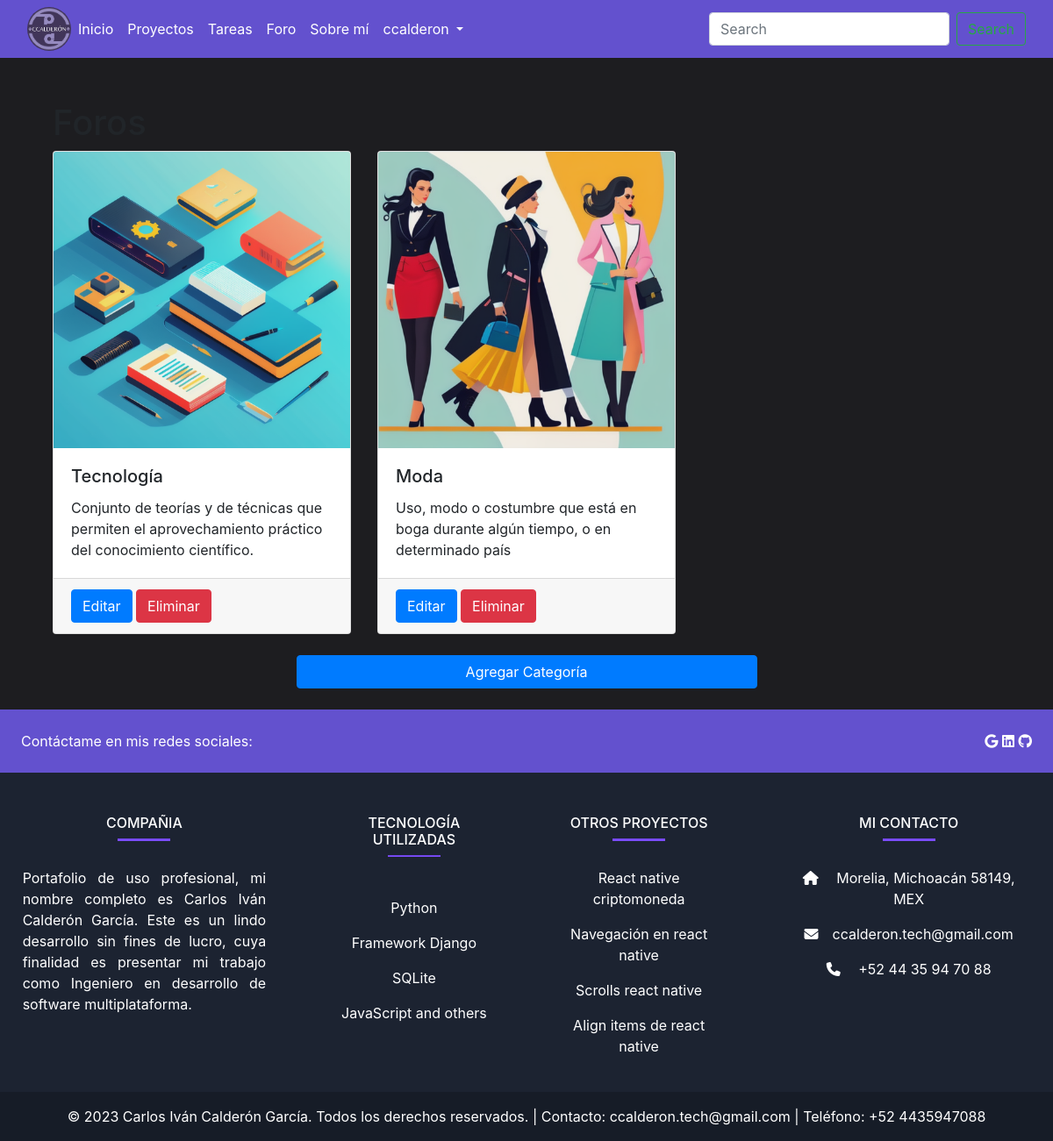
The app's page /foros/ (signed in) with its own data.
### blog/models.py (models this page shows, shortened)
class CategoriaForo(models.Model):
    nombre = models.CharField(max_length=100)
    descripcion = models.TextField()
    fecha_creacion = models.DateTimeField(auto_now_add=True)
    fecha_modificacion = models.DateTimeField(auto_now=True)
    imagen = models.ImageField(upload_to='categoria_imagenes/', blank=True)
    class Meta:
        permissions = [
            ("crear_categoriaforo", "Puede agregar categoría de foro"),
            ("editar_categoriaforo", "Puede agregar categoría de foro"),
            ("eliminar_categoriaforo", "Puede eliminar categoría de foro"),
        ]

### blog/views.py (the view)
# urls.py: path("foros/", views.foros, name="foros"),
def foros(request):
    categorias = CategoriaForo.objects.all()
    return render(request, "foros.html", {"categorias": categorias})

### blog/templates/foros.html
{% extends 'base.html' %}
{% load static %}
{% block content %}
<div class="container">
  <h1>Foros</h1>
  <div class="row">
    {% for categoria in categorias %}
    <div class="col-lg-4 col-md-6 mb-4">
      <div class="card">
        {% if categoria.imagen %}
        <img src="{{ categoria.imagen.url }}" class="card-img-top" alt="{{ categoria.nombre }}">
        {% else %}
        <div class="no-imagen">No hay imagen disponible</div>
        {% endif %}
        <div class="card-body">
          <h5 class="card-title">{{ categoria.nombre }}</h5>
          <p class="card-text">{{ categoria.descripcion }}</p>
        </div>
        <div class="card-footer">
          <a href="{% url 'editar_categoria' categoria.id %}" class="btn btn-primary">Editar</a>
          <a href="{% url 'eliminar_categoria' categoria.id %}" class="btn btn-danger">Eliminar</a>
        </div>
      </div>
    </div>
    {% endfor %}
  </div>
  <div class="row justify-content-center mb-4">
    <div class="col-md-6">
      <a href="{% url 'crear_categoria' %}" class="btn btn-primary btn-block">Agregar Categoría</a>
    </div>
  </div>
</div>
{% endblock %}

### blog/templates/partials/_header.html (shortened to what this page needs)
{% load static %}
<nav class="navbar navbar-expand-lg navbar-light tone_purple mb-3">
    <div class="container-fluid">
        <img src="{% static 'image/logotipo.png' %}" alt="Logotipo" class="rounded-circle img-fluid logotipo-image">
        <div class="collapse navbar-collapse" id="navbarSupportedContent">
            <ul class="navbar-nav mr-auto">
                <li class="nav-item active">
                    <a class="nav-link text-white" href="/">Inicio <span class="sr-only">(current)</span></a>
                </li>
                <li class="nav-item">
                    <a class="nav-link text-white" href="/projects">Proyectos</a>
                </li>
                <li class="nav-item">
                    <a class="nav-link text-white" href="/tasks">Tareas</a>
                </li>
                <li class="nav-item">
                    <a class="nav-link text-white" href="/foros">Foro</a>
                </li>
                <li class="nav-item">
                    <a class="nav-link text-white" href="/about">Sobre mí</a>
                </li>
                <li class="nav-item dropdown">
                    {% if user.is_authenticated %}
                    <a class="nav-link dropdown-toggle text-white" href="#" id="navbarDropdown" role="button"
                        data-toggle="dropdown" aria-haspopup="true" aria-expanded="false">
                         {{ user.username }}
                    </a>
                    {% else %}
                    <a class="nav-link dropdown-toggle text-white" href="#" id="navbarDropdown" role="button"
                        data-toggle="dropdown" aria-haspopup="true" aria-expanded="false">
                        <i class="bi bi-person-circle"></i> Perfil
                    </a>
                    {% endif %}
                </li>
            </ul>
            <form class="form-inline my-2 my-lg-0">
                <input class="form-control mr-sm-2" type="search" placeholder="Search" aria-label="Search">
                <button class="btn btn-outline-success my-2 my-sm-0" type="submit">Search</button>
            </form>
        </div>
    </div>
</nav>

### blog/static/css/estilos.css (style rules this page uses)
* { margin: 0; padding: 0; }
body { height: 100%; background: #1d1d20; }
.logotipo-image { width: 50px; height: 50px; }
.tone_purple { background-color: #6351ce; }
.container { margin-top: 50px; }

### records on screen
CategoriaForo: imagen (picture), nombre "Tecnología", descripcion "Conjunto de teorías y de técnicas que permiten el aprovechamiento práctico del conocimiento científico."
CategoriaForo: imagen (picture), nombre "Moda", descripcion "Uso, modo o costumbre que está en boga durante algún tiempo, o en determinado país"

### other values on screen
{{ user.username }} "ccalderon"
